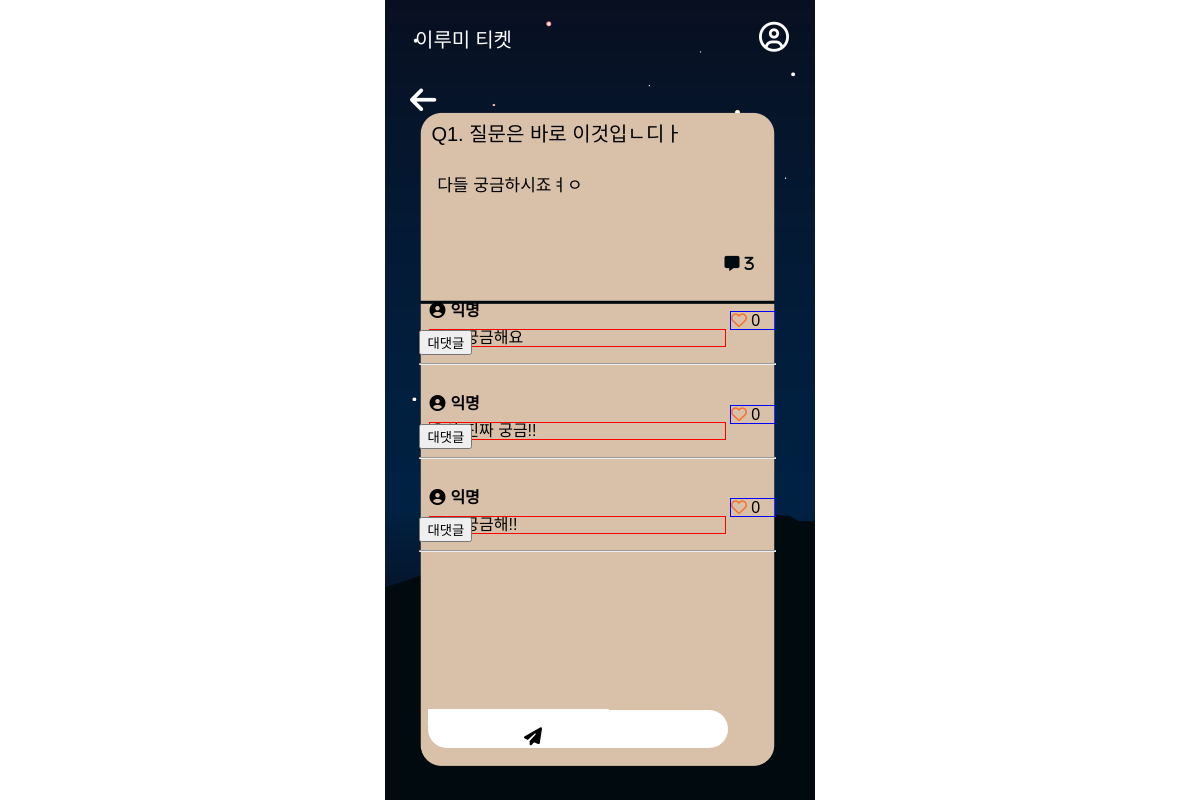
Screenshot of /qnapage/qnadetail/1/ with the database file from the repository.
### qnapage/models.py (models this page shows, shortened)
class Qna(models.Model):
    title = models.CharField(max_length = 200)
    writer = models.ForeignKey(User, null=False, blank=False, on_delete=models.CASCADE)
    body = models.TextField()
    pub_date = models.DateTimeField()

class QnaComment(models.Model):
    content = models.TextField()
    pub_date = models.DateTimeField()
    writer = models.ForeignKey(User, null=False, blank=False, on_delete=models.CASCADE)
    qna = models.ForeignKey(Qna, null=False, blank=False, on_delete=models.CASCADE)
    comment_like = models.ManyToManyField(User, related_name='comment_likes', blank=True)
    comment_like_count = models.PositiveIntegerField(default = 0)

### qnapage/views.py (the view, shortened to what this page needs)
# urls.py: path('qnadetail/<int:id>/', qnadetail, name="qnadetail"),
def qnadetail(request, id):
    qna = get_object_or_404(Qna, pk = id)
    if request.method == 'GET':
        comments = QnaComment.objects.filter(qna = qna)
        total_count = comments.count() + QnaReply.objects.filter(comment__in=comments).count()
        return render(request, 'qnapage/qnadetail.html',{
            'qna':qna,
            'comments':comments,
            'total_count':total_count,
            })
    return render(request, 'qnapage/qnadetail.html', {'qna':qna})

### qnapage/templates/qnapage/qnadetail.html (shortened to what this page needs)
{% extends 'base.html' %}
{% block content %}
<!DOCTYPE html>
<html>
<head>
    <link rel="stylesheet" href="/static/css/qnadetail.css">
</head>
<body>
    <div class="wallpaper">
        <div class="backk">
            <a class="back" href="{% url 'qnapage:qnalistrecent' %}"><i class="fa-solid fa-arrow-left" style="color: #ffffff;"></i></a>
        </div>
        <div class = "text-wrapper">
            <section class="admintitle">
                <div class="title">
                    {{ qna.title }}
                    <div class="comment">
                        <i class="fa-solid fa-message" style="color: #010a0f;">{{ total_count }}</i>
                    </div>
                </div>
                <div class="body">
                    <p>{{ qna.body }}</p>
                </div>
            </section>
    <div class="comment_container">
        <div class="comment_list">
            {% for c in comments %}
                <div class="username">
                    <i class="fa-solid fa-circle-user"><span id="user">익명</span></i>
                </div>
                <div class="user-content">
                    <p class="content">{{c.content}}</p>
            <section class="likebutton">
                <a href="{% url 'qnapage:comment_likes' c.id %}">
                        {% if user in c.comment_like.all %}
                    <i class="fa-solid fa-heart filled" style="color: #f8702c;"></i>
                        {% else %}
                    <i class="fa-regular fa-heart" style="color: #f8702c;"></i>
                    {% endif %}
                    </a>
                {{ c.comment_like_count }}
            </section>
        </div>
                <div class="replies">
                    <button class="reply-toggle">대댓글</button>
                    <hr class="line">
                </div>
            {% endfor %}
        </div>
    </div>
    </div>
    <div class="comment_form">
        <form method="POST" action="{% url 'qnapage:qnadetail' qna.id %}">
            <input class="post-text" type="text" name="content" required>
            <button class="submit-button" type="submit">
                <i class="fa-solid fa-paper-plane"></i>
            </button>
        </form>
    </div>
</div>
</body>
</html>
{% endblock %}

### Lumiticket/static/css/base.css (style rules this page uses)
body { display: flex; justify-content: center; align-items: center; width: 100vw; height: 100vh; margin: 0%; }
.wallpaper { position: relative; max-width: 430px; width: 100%; height: 100vh; background-size: cover; background-image: url('image/배경.png'); background-repeat: no-repeat; }

### Lumiticket/static/css/qnadetail.css (style rules this page uses)
html, body, div, span, applet, object, iframe, h1, h2, h3, h4, h5, h6, p, blockquote, pre, a, abbr, acronym, address, big, cite, code, del, dfn, em, img, ins, kbd, q, s, samp, small, strike, strong, sub, sup, tt, var, b, u, i, center, dl, dt, dd, menu, ol, ul, li, fieldset, form, label, legend, table, caption, tbody, tfoot, thead, tr, th, td, article, aside, canvas, details, embed, figure, figcaption, footer, header, hgroup, main, menu, nav, output, ruby, section, summary, time, mark, audio, video { margin: 0; padding: 0; border: 0; font-size: 100%; font: inherit; vertical-align: baseline; font-family : Helvetica; }
article, aside, details, figcaption, figure, footer, header, hgroup, main, menu, nav, section { display: block; }
body { line-height: 1; }
* { box-sizing: border-box; }
a { text-decoration: none; color:inherit; }
.wallpaper { max-width: 430px; width: 100%; height: 100vh; background-size: cover; background-image: url('image/bgimage.png'); background-repeat: no-repeat; overflow: hidden; background-position: center; position: absolute; top: 50%; left: 50%; transform: translate(-50%, -50%); }
.backk { display: flex; position: absolute; justify-content: flex-start; font-size: 30px; list-style-type: none; text-decoration: none; margin-left: 25px; margin-top: 85px; z-index: 10000; }
.admintitle { border: none; height: 20%; justify-content: center; display: flex; flex-direction: column; }
.title { font-size: 20px; margin-top: 10px; margin-left: 12px; }
.body { width: 90%; margin-top: 5%; margin-left: 5%; height: 58%; font-size: 17px; }
.text-wrapper { background-image: url("image/qnaticketline.png"); background-repeat: no-repeat; background-size: contain; position: relative; height: 100vh; width: 83%; top: 14%; left: 8%; }
.comment_container { height: 50%; overflow-y: scroll; }
.comment_form { margin-top: -90px; display: flex; margin-left: 10%; position: absolute; width: 300px; justify-content: center; align-items: center; background-color:white; width: 300px; height: 38px; border-radius: 20px; }
.username { margin-left: 10px; flex-direction: row; display: flex; margin-top: 30px; }
.fa-circle-user:before { margin-right: 5px; }
.comment { display: flex; position: relative; left: 85%; top: 320%; }
.fa-message { font-size: 15px; }
.fa-message:before { margin-right: 5px; }
.content { width: 83%; margin-left: 10px; border: 1px solid red; margin-top: 10px; }
.line { background-color:black; }
.likebutton { border: 1px solid blue; width: 13%; margin-left: 87%; margin-top: -10%; }
.post-text { border:none; }
.submit-button { border: none; background-color: transparent; margin-left: 90px; font-size: 18px; }

### rows the page displays
Qna: title "Q1. 질문은 바로 이것입ㄴ디ㅏ", body "다들 궁금하시죠ㅕㅇ"
QnaComment: content "와우 궁금해요", comment_like_count "0"
QnaComment: content "우와 진짜 궁금!!", comment_like_count "0"
QnaComment: content "나도 궁금해!!", comment_like_count "0"

### other values shown
{{ total_count }} "3"
